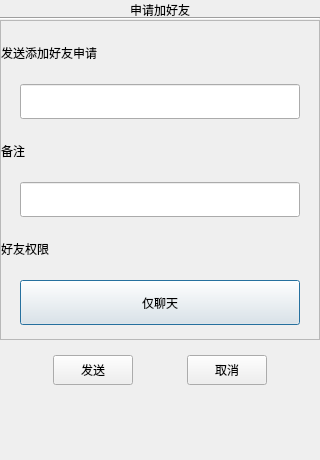
<?xml version="1.0" encoding="UTF-8"?>
<ui version="4.0">
 <class>ApplyFriend</class>
 <widget class="QDialog" name="ApplyFriend">
  <property name="geometry">
   <rect>
    <x>0</x>
    <y>0</y>
    <width>320</width>
    <height>460</height>
   </rect>
  </property>
  <property name="minimumSize">
   <size>
    <width>320</width>
    <height>460</height>
   </size>
  </property>
  <property name="maximumSize">
   <size>
    <width>320</width>
    <height>460</height>
   </size>
  </property>
  <property name="windowTitle">
   <string>Dialog</string>
  </property>
  <layout class="QVBoxLayout" name="verticalLayout">
   <property name="spacing">
    <number>0</number>
   </property>
   <property name="leftMargin">
    <number>0</number>
   </property>
   <property name="topMargin">
    <number>0</number>
   </property>
   <property name="rightMargin">
    <number>0</number>
   </property>
   <property name="bottomMargin">
    <number>0</number>
   </property>
   <item>
    <widget class="QWidget" name="widget_3" native="true">
     <property name="minimumSize">
      <size>
       <width>320</width>
       <height>20</height>
      </size>
     </property>
     <property name="maximumSize">
      <size>
       <width>320</width>
       <height>20</height>
      </size>
     </property>
     <layout class="QVBoxLayout" name="verticalLayout_4">
      <property name="spacing">
       <number>0</number>
      </property>
      <property name="leftMargin">
       <number>0</number>
      </property>
      <property name="topMargin">
       <number>0</number>
      </property>
      <property name="rightMargin">
       <number>0</number>
      </property>
      <property name="bottomMargin">
       <number>0</number>
      </property>
      <item>
       <widget class="QLabel" name="label">
        <property name="minimumSize">
         <size>
          <width>320</width>
          <height>20</height>
         </size>
        </property>
        <property name="maximumSize">
         <size>
          <width>320</width>
          <height>20</height>
         </size>
        </property>
        <property name="text">
         <string>申请加好友</string>
        </property>
        <property name="alignment">
         <set>Qt::AlignmentFlag::AlignCenter</set>
        </property>
       </widget>
      </item>
      <item>
       <widget class="Line" name="line">
        <property name="orientation">
         <enum>Qt::Orientation::Horizontal</enum>
        </property>
       </widget>
      </item>
     </layout>
    </widget>
   </item>
   <item>
    <widget class="QScrollArea" name="scrollArea">
     <property name="minimumSize">
      <size>
       <width>320</width>
       <height>320</height>
      </size>
     </property>
     <property name="maximumSize">
      <size>
       <width>320</width>
       <height>320</height>
      </size>
     </property>
     <property name="widgetResizable">
      <bool>true</bool>
     </property>
     <widget class="QWidget" name="scrollcontent">
      <property name="geometry">
       <rect>
        <x>0</x>
        <y>0</y>
        <width>318</width>
        <height>318</height>
       </rect>
      </property>
      <property name="minimumSize">
       <size>
        <width>318</width>
        <height>318</height>
       </size>
      </property>
      <property name="maximumSize">
       <size>
        <width>318</width>
        <height>318</height>
       </size>
      </property>
      <property name="autoFillBackground">
       <bool>false</bool>
      </property>
      <layout class="QVBoxLayout" name="verticalLayout_2">
       <property name="spacing">
        <number>0</number>
       </property>
       <property name="leftMargin">
        <number>0</number>
       </property>
       <property name="topMargin">
        <number>0</number>
       </property>
       <property name="rightMargin">
        <number>0</number>
       </property>
       <property name="bottomMargin">
        <number>0</number>
       </property>
       <item>
        <widget class="QWidget" name="widget" native="true">
         <property name="minimumSize">
          <size>
           <width>318</width>
           <height>318</height>
          </size>
         </property>
         <property name="maximumSize">
          <size>
           <width>318</width>
           <height>16777215</height>
          </size>
         </property>
         <layout class="QVBoxLayout" name="verticalLayout_3">
          <property name="spacing">
           <number>0</number>
          </property>
          <property name="leftMargin">
           <number>0</number>
          </property>
          <property name="topMargin">
           <number>0</number>
          </property>
          <property name="rightMargin">
           <number>0</number>
          </property>
          <property name="bottomMargin">
           <number>0</number>
          </property>
          <item>
           <widget class="QLabel" name="label_2">
            <property name="minimumSize">
             <size>
              <width>300</width>
              <height>35</height>
             </size>
            </property>
            <property name="maximumSize">
             <size>
              <width>300</width>
              <height>35</height>
             </size>
            </property>
            <property name="text">
             <string>发送添加好友申请</string>
            </property>
           </widget>
          </item>
          <item>
           <widget class="QWidget" name="widget_2" native="true">
            <property name="minimumSize">
             <size>
              <width>318</width>
              <height>35</height>
             </size>
            </property>
            <property name="maximumSize">
             <size>
              <width>300</width>
              <height>35</height>
             </size>
            </property>
            <layout class="QHBoxLayout" name="horizontalLayout_2">
             <property name="spacing">
              <number>0</number>
             </property>
             <property name="leftMargin">
              <number>0</number>
             </property>
             <property name="topMargin">
              <number>0</number>
             </property>
             <property name="rightMargin">
              <number>0</number>
             </property>
             <property name="bottomMargin">
              <number>0</number>
             </property>
             <item>
              <widget class="CustomizeEdit" name="name_edit">
               <property name="sizePolicy">
                <sizepolicy hsizetype="Preferred" vsizetype="Preferred">
                 <horstretch>0</horstretch>
                 <verstretch>0</verstretch>
                </sizepolicy>
               </property>
               <property name="minimumSize">
                <size>
                 <width>280</width>
                 <height>35</height>
                </size>
               </property>
               <property name="maximumSize">
                <size>
                 <width>280</width>
                 <height>35</height>
                </size>
               </property>
              </widget>
             </item>
            </layout>
           </widget>
          </item>
          <item>
           <widget class="QLabel" name="label_3">
            <property name="minimumSize">
             <size>
              <width>300</width>
              <height>35</height>
             </size>
            </property>
            <property name="maximumSize">
             <size>
              <width>300</width>
              <height>35</height>
             </size>
            </property>
            <property name="text">
             <string>备注</string>
            </property>
           </widget>
          </item>
          <item>
           <widget class="QWidget" name="widget_4" native="true">
            <property name="minimumSize">
             <size>
              <width>318</width>
              <height>35</height>
             </size>
            </property>
            <property name="maximumSize">
             <size>
              <width>300</width>
              <height>35</height>
             </size>
            </property>
            <layout class="QHBoxLayout" name="horizontalLayout_3">
             <property name="spacing">
              <number>0</number>
             </property>
             <property name="leftMargin">
              <number>0</number>
             </property>
             <property name="topMargin">
              <number>0</number>
             </property>
             <property name="rightMargin">
              <number>0</number>
             </property>
             <property name="bottomMargin">
              <number>0</number>
             </property>
             <item>
              <widget class="CustomizeEdit" name="memoname_edit">
               <property name="sizePolicy">
                <sizepolicy hsizetype="Preferred" vsizetype="Preferred">
                 <horstretch>0</horstretch>
                 <verstretch>0</verstretch>
                </sizepolicy>
               </property>
               <property name="minimumSize">
                <size>
                 <width>280</width>
                 <height>35</height>
                </size>
               </property>
               <property name="maximumSize">
                <size>
                 <width>280</width>
                 <height>35</height>
                </size>
               </property>
              </widget>
             </item>
            </layout>
           </widget>
          </item>
          <item>
           <widget class="QLabel" name="label_4">
            <property name="minimumSize">
             <size>
              <width>300</width>
              <height>35</height>
             </size>
            </property>
            <property name="maximumSize">
             <size>
              <width>300</width>
              <height>35</height>
             </size>
            </property>
            <property name="text">
             <string>好友权限</string>
            </property>
           </widget>
          </item>
          <item>
           <widget class="QWidget" name="widget_5" native="true">
            <property name="minimumSize">
             <size>
              <width>318</width>
              <height>45</height>
             </size>
            </property>
            <property name="maximumSize">
             <size>
              <width>300</width>
              <height>45</height>
             </size>
            </property>
            <layout class="QHBoxLayout" name="horizontalLayout_4">
             <property name="spacing">
              <number>0</number>
             </property>
             <property name="leftMargin">
              <number>0</number>
             </property>
             <property name="topMargin">
              <number>0</number>
             </property>
             <property name="rightMargin">
              <number>0</number>
             </property>
             <property name="bottomMargin">
              <number>0</number>
             </property>
             <item>
              <widget class="QPushButton" name="pushButton_3">
               <property name="minimumSize">
                <size>
                 <width>280</width>
                 <height>45</height>
                </size>
               </property>
               <property name="maximumSize">
                <size>
                 <width>280</width>
                 <height>45</height>
                </size>
               </property>
               <property name="text">
                <string>仅聊天</string>
               </property>
              </widget>
             </item>
            </layout>
           </widget>
          </item>
         </layout>
        </widget>
       </item>
      </layout>
     </widget>
    </widget>
   </item>
   <item>
    <widget class="QWidget" name="apply_sure_wid" native="true">
     <property name="minimumSize">
      <size>
       <width>320</width>
       <height>50</height>
      </size>
     </property>
     <property name="maximumSize">
      <size>
       <width>320</width>
       <height>16777215</height>
      </size>
     </property>
     <layout class="QHBoxLayout" name="horizontalLayout">
      <property name="spacing">
       <number>0</number>
      </property>
      <property name="leftMargin">
       <number>0</number>
      </property>
      <property name="topMargin">
       <number>0</number>
      </property>
      <property name="rightMargin">
       <number>0</number>
      </property>
      <property name="bottomMargin">
       <number>0</number>
      </property>
      <item>
       <spacer name="horizontalSpacer">
        <property name="orientation">
         <enum>Qt::Orientation::Horizontal</enum>
        </property>
        <property name="sizeHint" stdset="0">
         <size>
          <width>40</width>
          <height>20</height>
         </size>
        </property>
       </spacer>
      </item>
      <item>
       <widget class="QPushButton" name="sure_btn">
        <property name="minimumSize">
         <size>
          <width>80</width>
          <height>30</height>
         </size>
        </property>
        <property name="maximumSize">
         <size>
          <width>80</width>
          <height>30</height>
         </size>
        </property>
        <property name="text">
         <string>发送</string>
        </property>
       </widget>
      </item>
      <item>
       <spacer name="horizontalSpacer_2">
        <property name="orientation">
         <enum>Qt::Orientation::Horizontal</enum>
        </property>
        <property name="sizeHint" stdset="0">
         <size>
          <width>40</width>
          <height>20</height>
         </size>
        </property>
       </spacer>
      </item>
      <item>
       <widget class="QPushButton" name="cancel_btn">
        <property name="minimumSize">
         <size>
          <width>80</width>
          <height>30</height>
         </size>
        </property>
        <property name="maximumSize">
         <size>
          <width>80</width>
          <height>30</height>
         </size>
        </property>
        <property name="text">
         <string>取消</string>
        </property>
       </widget>
      </item>
      <item>
       <spacer name="horizontalSpacer_3">
        <property name="orientation">
         <enum>Qt::Orientation::Horizontal</enum>
        </property>
        <property name="sizeHint" stdset="0">
         <size>
          <width>40</width>
          <height>20</height>
         </size>
        </property>
       </spacer>
      </item>
     </layout>
    </widget>
   </item>
   <item>
    <spacer name="verticalSpacer_2">
     <property name="orientation">
      <enum>Qt::Orientation::Vertical</enum>
     </property>
     <property name="sizeType">
      <enum>QSizePolicy::Policy::Fixed</enum>
     </property>
     <property name="sizeHint" stdset="0">
      <size>
       <width>20</width>
       <height>60</height>
      </size>
     </property>
    </spacer>
   </item>
  </layout>
 </widget>
 <customwidgets>
  <customwidget>
   <class>CustomizeEdit</class>
   <extends>QLineEdit</extends>
   <header location="global">customizeedit.h</header>
  </customwidget>
 </customwidgets>
 <resources/>
 <connections/>
</ui>
